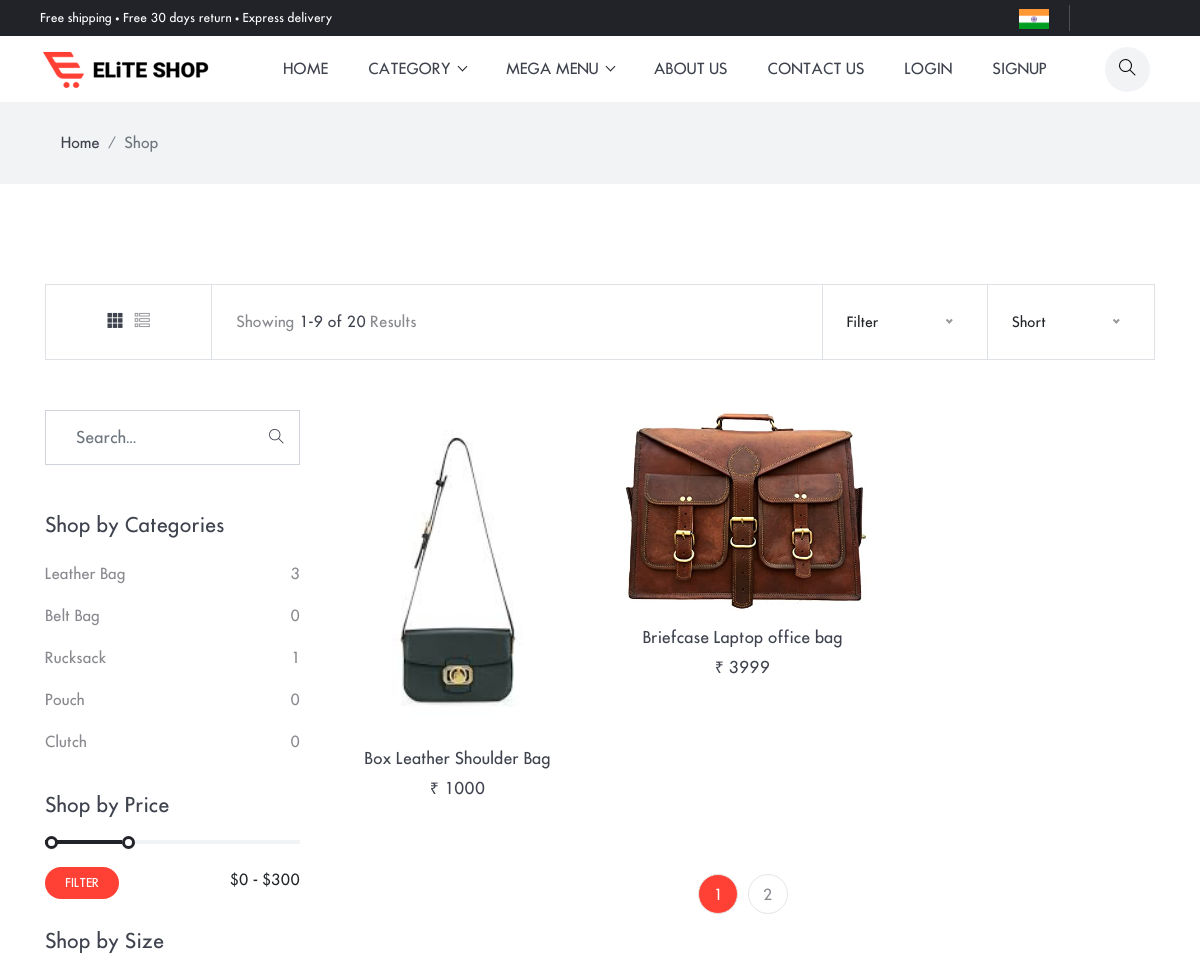
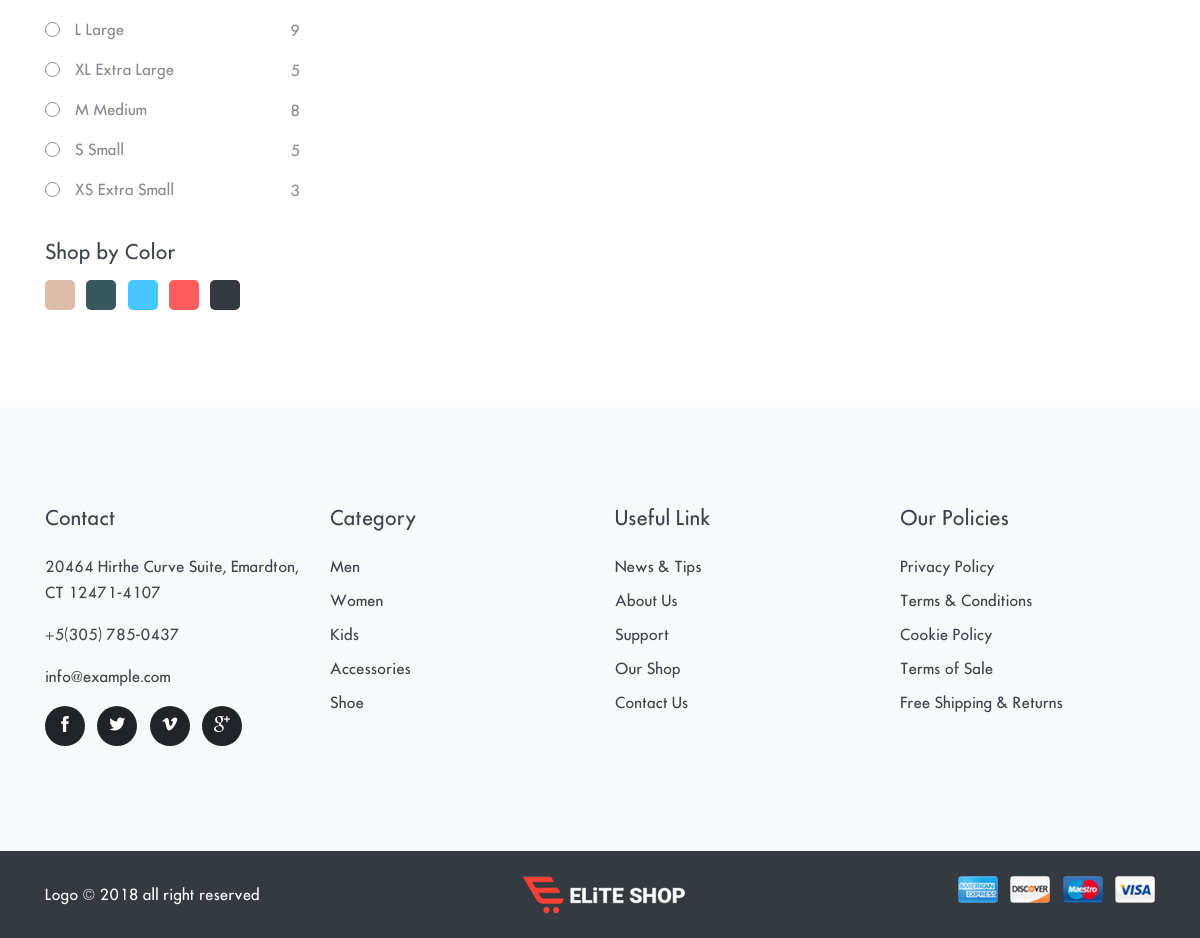
Page /Product_List/1/ on the committed database (2 pictures, top to bottom).
### shopping/models.py (models this page shows, shortened)
class SubCategory(models.Model):
    cat = models.ForeignKey(Category,on_delete=models.CASCADE,null=True)
    name = models.CharField(max_length=100, null=True)

class Product(models.Model):
    subcat = models.ForeignKey(SubCategory, on_delete=models.CASCADE, null=True)
    name = models.CharField(max_length=100, null=True)
    price = models.IntegerField(null=True)
    stock = models.IntegerField(null=True)
    img1 = models.FileField(null=True)
    img2 = models.FileField(null=True)
    img3 = models.FileField(null=True)
    des = models.TextField(null=True)
    size = models.CharField(max_length=100,null=True,blank=True)

### shopping/views.py (the view)
# urls.py: path('Product_List/<int:sid>/',ShopList,name = 'shop'),
def ShopList(request,sid):
    subcatdata = SubCategory.objects.get(id = sid)
    allpro = Product.objects.filter(subcat = subcatdata)
    paginator = Paginator(allpro,2)
    page = request.GET.get('page',1)
    try:
        products = paginator.page(page)
    except PageNotAnInteger:
        products = paginator.page(1)
    except EmptyPage:
        products = paginator.page(paginator.num_pages)
    othersubcat = SubCategory.objects.filter(cat = subcatdata.cat)
    d = {"allcat": AllCategory(),"allpro":products,"othersubcat":othersubcat,"mycartdata":MyCartData(request.user)}
    return render(request,'shop.html',d)

### shopping/views.py (called while the page is built)
def MyCartData(user):
    cartlist = []
    if user.is_authenticated:
        cart = AddToCartTable.objects.filter(usr = user)[::-1]
        cartlist = cart[:2]
    return cartlist

def AllCategory():
    allcat = Category.objects.all()
    return allcat

### shopping/templates/shop.html (shortened to what this page needs)
{% extends 'base.html' %}
{% load static %}
{% block body %}
<div class="main-wrapper">
<nav class="bg-gray py-3">
  <div class="container">
    <ol class="breadcrumb">
      <li class="breadcrumb-item"><a href="index-2.html">Home</a></li>
      <li class="breadcrumb-item active" aria-current="page">Shop</li>
    </ol>
  </div>
</nav>
<section class="section">
  <div class="container">
    <div class="row">
      <div class="col-lg-12 mb-50">
        <div class="d-flex border">
          <div class="flex-basis-15 p-2 p-sm-4 border-right text-center">
              <a class="text-color d-inline-block px-1" href="shop.html"><i class="ti-layout-grid3-alt"></i></a>
              <a class="text-gray d-inline-block px-1" href="shop-list.html"><i class="ti-view-list-alt"></i></a>
          </div>
          <div class="flex-basis-55 p-2 p-sm-4 align-self-sm-center">
            <p class="text-gray mb-0">Showing <span class="text-color">1-9 of 20</span> Results</p>
          </div>
          <div class="flex-basis-15 p-2 p-sm-4 border-right border-left text-center">
          </div>
          <div class="flex-basis-15 p-2 p-sm-4 text-center">
          </div>
        </div>
      </div>
      <div class="col-lg-3">
        <div class="position-relative mb-5">
          <form action="#">
            <input type="search" class="form-control rounded-0" id="search-product" placeholder="Search...">
            <button type="submit" class="search-icon pr-3 r-0"><i class="ti-search text-color"></i></button>
          </form>
        </div>
        <div class="mb-30">
          <h4 class="mb-3">Shop by Categories</h4>
          <ul class="pl-0 shop-list list-unstyled">
            {% for i in othersubcat %}
            <li>
              <a href="{% url 'shop' i.id %}" class="d-flex py-2 text-gray justify-content-between">
                <span>{{ i.name }}</span><span>{{ i.product_set.count }}</span>
              </a>
            </li>
            {% endfor %}
          </ul>
        </div>
        <div class="mb-30">
          <h4 class="mb-4">Shop by Price</h4>
          <div class="d-flex justify-content-between">
            <button class="btn btn-sm btn-primary">Filter</button>
            <span class="value">$0 - $300</span>
          </div>
        </div>
        <div class="mb-30">
          <h4 class="mb-3">Shop by Size</h4>
          <form action="#">
            <div class="d-flex justify-content-between custom-checkbox">
              <label class="label">L Large
                <span class="box"></span>
              </label>
              <span class="mt-2">9</span>
            </div>
            <div class="d-flex justify-content-between custom-checkbox">
              <label class="label">XL Extra Large
                <span class="box"></span>
              </label>
              <span class="mt-2">5</span>
            </div>
            <div class="d-flex justify-content-between custom-checkbox">
              <label class="label">M Medium
                <span class="box"></span>
              </label>
              <span class="mt-2">8</span>
            </div>
            <div class="d-flex justify-content-between custom-checkbox">
              <label class="label">S Small
                <span class="box"></span>
              </label>
              <span class="mt-2">5</span>
            </div>
            <div class="d-flex justify-content-between custom-checkbox">
              <label class="label">XS Extra Small
                <span class="box"></span>
              </label>
              <span class="mt-2">3</span>
            </div>
          </form>
        </div>
        <div class="color">
          <h4 class="mb-3">Shop by Color</h4>
          <ul class="list-inline">
            <li class="list-inline-item mr-4">
              <label class="radio">
                <span class="radio-box bg-magenta"></span>
              </label>
            </li>
            <li class="list-inline-item mr-4">
              <label class="radio">
                <span class="radio-box bg-dark-green"></span>
              </label>
            </li>
            <li class="list-inline-item mr-4">
              <label class="radio">
                <span class="radio-box bg-sky-blue"></span>
              </label>
            </li>
            <li class="list-inline-item mr-4">
              <label class="radio">
                <span class="radio-box bg-red"></span>
              </label>
            </li>
            <li class="list-inline-item mr-4">
              <label class="radio">
                <span class="radio-box bg-dark"></span>
              </label>
            </li>
          </ul>
        </div>
      </div>
      <div class="col-lg-9">
        <div class="row">
          {% for i in allpro %}
          <div class="col-lg-4 col-sm-6 mb-4">
            <div class="product text-center">
              <div class="product-thumb">
                <div class="overflow-hidden position-relative">
                  <a href="{% url 'pdetail' i.id %}">
                    <img class="img-fluid w-100 mb-3 img-first" src="{{ i.img1.url }}" alt="product-img">
                  </a>
                  <div class="btn-cart">
                  </div>
                </div>
              </div>
              <div class="product-info">
                <h3 class="h5"><a class="text-color" href="{% url 'pdetail' i.id %}">{{ i.name }}</a></h3>
                <span class="h5">&#8377; {{ i.price }}</span>
              </div>
            </div>
          </div>
          {% endfor %}
          <div class="col-12 mt-5">
            <nav>
              {% if allpro.has_other_pages %}
              <ul class="pagination justify-content-center">
                {% for i in allpro.paginator.page_range %}
                {% if allpro.number == i %}
                <li class="page-item active"><a class="page-link" href="?page={{ i }}">{{ i }}</a></li>
              {% else %}
                <li class="page-item "><a class="page-link" href="?page={{ i }}">{{ i }}</a></li>
                {% endif %}
               {% endfor %}
                </ul>
              {% endif %}
            </nav>
          </div>
        </div>
      </div>
    </div>
  </div>
</section>
{% endblock %}

### shopping/templates/base.html (shortened to what this page needs)
<!DOCTYPE html>
<html lang="zxx">
{% load static %}
<head>
  <link rel="stylesheet" href="{% static 'plugins/bootstrap/bootstrap.min.css' %}">
  <link rel="stylesheet" href="{% static 'plugins/themify-icons/themify-icons.css' %}">
  <link rel="stylesheet" href="{% static 'plugins/slick/slick.css' %}">
  <link rel="stylesheet" href="{% static 'plugins/venobox/venobox.css' %}">
  <link rel="stylesheet" href="{% static 'plugins/animate/animate.css' %}">
  <link rel="stylesheet" href="{% static 'plugins/aos/aos.css' %}">
  <link rel="stylesheet" href="{% static 'plugins/bootstrap-touchspin-master/jquery.bootstrap-touchspin.min.css' %}">
  <link rel="stylesheet" href="{% static 'plugins/nice-select/nice-select.css' %}">
  <link rel="stylesheet" href="{% static 'plugins/bootstrap-slider/bootstrap-slider.min.css' %}">
  <link href="{% static 'css/style.css' %}" rel="stylesheet">
</head>
<body>
<header>
  <div class="top-header">
    <div class="row">
      <div class="col-lg-6 text-center text-lg-left">
        <p class="text-white mb-lg-0 mb-1">Free shipping • Free 30 days return • Express delivery</p>
      </div>
      <div class="col-lg-6 text-center text-lg-right">
        <ul class="list-inline">
          <li class="list-inline-item"><img style="height: 20px; width: 30px;" src="{% static 'images/flag1.jpg' %}" alt="flag"></li>
        </ul>
      </div>
    </div>
  </div>
</header>
<nav class="navbar navbar-expand-lg navbar-light bg-white w-100" id="navbar">
  <a class="navbar-brand order-2 order-lg-1" href="/"><img class="img-fluid" src="{% static 'images/logo.png' %}" alt="logo"></a>
  <div class="collapse navbar-collapse order-1 order-lg-2" id="navbarSupportedContent">
    <ul class="navbar-nav mx-auto">
      <li class="nav-item">
        <a class="nav-link" href="{% url 'home' %}">home</a>
      </li>
      <li class="nav-item dropdown view">
        <a class="nav-link dropdown-toggle" href="shop.html" role="button" data-toggle="dropdown" aria-haspopup="true"
          aria-expanded="false">
          Category
        </a>
      </li>
      <li class="nav-item dropdown mega-dropdown">
        <a class="nav-link dropdown-toggle" href="#" role="button" data-toggle="dropdown" aria-haspopup="true"
          aria-expanded="false">
          Mega Menu
        </a>
      </li>
      <li class="nav-item">
        <a class="nav-link" href="{% url 'about' %}">About Us</a>
      </li>
      <li class="nav-item">
        <a class="nav-link" href="{% url 'contact' %}">Contact Us</a>
      </li>
      {% if not request.user.is_authenticated %}
      <li class="nav-item">
        <a class="nav-link" href="{% url 'login' %}">Login</a>
      </li>
      <li class="nav-item">
        <a class="nav-link" href="{% url 'signup' %}">Signup</a>
      </li>
      {% else %}
       <li class="nav-item">
        <a class="nav-link" href="{% url 'logout' %}">Logout</a>
      </li>
      {% endif %}
    </ul>
  </div>
  <div class="order-3 navbar-right-elements">
    <div class="search-cart">
      <div class="search">
        <button id="searchOpen" class="search-btn"><i class="ti-search"></i></button>
      </div>
    </div>
  </div>
</nav>
  {% block body %}
  {% endblock %}
<footer class="bg-light">
  <div class="section">
    <div class="container">
      <div class="row">
        <div class="col-md-3 col-sm-6 mb-5 mb-md-0 text-center text-sm-left">
          <h4 class="mb-4">Contact</h4>
          <p>20464 Hirthe Curve Suite, Emardton, CT 12471-4107</p>
          <p>+5(305) 785-0437</p>
          <p>info@example.com</p>
          <ul class="list-inline social-icons">
            <li class="list-inline-item"><a href="#"><i class="ti-facebook"></i></a></li>
            <li class="list-inline-item"><a href="#"><i class="ti-twitter-alt"></i></a></li>
            <li class="list-inline-item"><a href="#"><i class="ti-vimeo-alt"></i></a></li>
            <li class="list-inline-item"><a href="#"><i class="ti-google"></i></a></li>
          </ul>
        </div>
        <div class="col-md-3 col-sm-6 mb-5 mb-md-0 text-center text-sm-left">
          <h4 class="mb-4">Category</h4>
          <ul class="pl-0 list-unstyled">
            <li class="mb-2"><a class="text-color" href="shop.html">Men</a></li>
            <li class="mb-2"><a class="text-color" href="shop.html">Women</a></li>
            <li class="mb-2"><a class="text-color" href="shop.html">Kids</a></li>
            <li class="mb-2"><a class="text-color" href="shop.html">Accessories</a></li>
            <li class="mb-2"><a class="text-color" href="shop.html">Shoe</a></li>
          </ul>
        </div>
        <div class="col-md-3 col-sm-6 mb-5 mb-md-0 text-center text-sm-left">
          <h4 class="mb-4">Useful Link</h4>
          <ul class="pl-0 list-unstyled">
            <li class="mb-2"><a class="text-color" href="about.html">News & Tips</a></li>
            <li class="mb-2"><a class="text-color" href="about.html">About Us</a></li>
            <li class="mb-2"><a class="text-color" href="address.html">Support</a></li>
            <li class="mb-2"><a class="text-color" href="shop.html">Our Shop</a></li>
            <li class="mb-2"><a class="text-color" href="contact.html">Contact Us</a></li>
          </ul>
        </div>
        <div class="col-md-3 col-sm-6 text-center text-sm-left">
          <h4 class="mb-4">Our Policies</h4>
          <ul class="pl-0 list-unstyled">
            <li class="mb-2"><a class="text-color" href="404.html">Privacy Policy</a></li>
            <li class="mb-2"><a class="text-color" href="404.html">Terms & Conditions</a></li>
            <li class="mb-2"><a class="text-color" href="404.html">Cookie Policy</a></li>
            <li class="mb-2"><a class="text-color" href="404.html">Terms of Sale</a></li>
            <li class="mb-2"><a class="text-color" href="dashboard.html">Free Shipping & Returns</a></li>
          </ul>
        </div>
      </div>
    </div>
  </div>
  <div class="bg-dark py-4">
    <div class="container">
      <div class="row">
        <div class="col-md-5 text-center text-md-left mb-4 mb-md-0 align-self-center">
          <p class="text-white mb-0">Logo &copy; 2018 all right reserved</p>
        </div>
        <div class="col-md-2 text-center text-md-left mb-4 mb-md-0">
          <img src="{% static 'images/logo-alt.png' %}" alt="logo">
        </div>
        <div class="col-md-5 text-center text-md-right mb-4 mb-md-0">
          <ul class="list-inline">
            <li class="list-inline-item"><img class="img-fluid rounded atm-card-img" src="{% static 'images/payment-card/card-1.jpg' %}" alt="card"></li>
            <li class="list-inline-item"><img class="img-fluid rounded atm-card-img" src="{% static 'images/payment-card/card-2.jpg' %}" alt="card"></li>
            <li class="list-inline-item"><img class="img-fluid rounded atm-card-img" src="{% static 'images/payment-card/card-3.jpg' %}" alt="card"></li>
            <li class="list-inline-item"><img class="img-fluid rounded atm-card-img" src="{% static 'images/payment-card/card-4.jpg' %}" alt="card"></li>
          </ul>
        </div>
      </div>
    </div>
  </div>
</footer>
</div>
</body>
</html>

### rows in the picture
SubCategory: name "Leather Bag", product_set.count "3"
SubCategory: name "Belt Bag", product_set.count "0"
SubCategory: name "Rucksack", product_set.count "1"
SubCategory: name "Pouch", product_set.count "0"
SubCategory: name "Clutch", product_set.count "0"
Product: img1 (picture), name "Box Leather Shoulder Bag", price "1000"
Product: img1 (picture), name "Briefcase Laptop office bag", price "3999"

### other values in the picture
{{ i }} "1"
{{ i }} "2"
